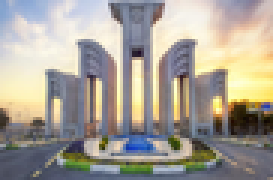
%> input picture imresize x2 & steganography/Q5/Image_1.tif, 91 x 60 px, shrunk from 418 x 274 before the run (shown 3 times larger)
$ octave Q2_b.m   (GNU Octave 9; MATLAB toolbox functions it lacks are replaced by stand-ins)
%> lines starting %> are read from the running program, lines starting %| are printed output that depends on the picture; in (x1, y1, x2, y2) boxes, pixels count from 0 and x2, y2 are one past the last pixel; in counts of white or black regions, pixels touching at a corner belong together; the program's own positions count from 1
### imresize x2 & steganography/best_RGB_PSNR.m
function new_BW_pic = best_RGB_PSNR(I)
new_BW_pic=zeros(size(I,1),size(I,2));

%maingin har kanal
R=I(:,:,1);
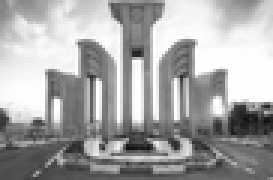
%> R: size 60x91 double (shown 3 times larger); min 0.0627, max 1, mean 0.648
G=I(:,:,2);
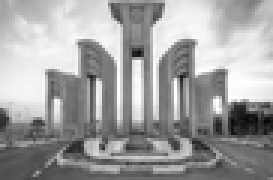
%> G: size 60x91 double (shown 3 times larger); min 0.0275, max 1, mean 0.626
B=I(:,:,3);
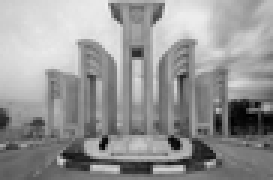
%> B: size 60x91 double (shown 3 times larger); min 0, max 0.933, mean 0.586

J=R/3 + G/3 +B/3;
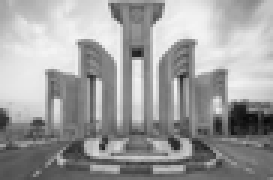
%> J: size 60x91 double (shown 3 times larger); min 0.034, max 0.959, mean 0.62

new_BW_pic=best_BW_PSNR(rgb2gray(I));

gray=rgb2gray(I);


% [6 lines of commented-out code are left out]
end

### imresize x2 & steganography/best_BW_PSNR.m
function new_BW_pic = best_BW_PSNR(I)
new_BW_pic=zeros(size(I,1),size(I,2));
for i=1:size(I,1)
    for j=1:size(I,2)
        if I(i,j)>=0.5
            new_BW_pic(i,j)=1;

         else
        new_BW_pic(i,j)=0;
        end
    end
end
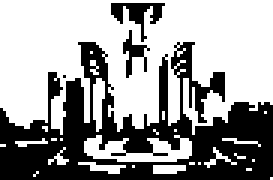
%> new_BW_pic: size 60x91 double (shown 3 times larger); values 0 (black) and 1 (white), 61.3% white; 4 black regions (1 under 20 px), largest, box (x1, y1, x2, y2) and area: (0, 14, 91, 60) 1968, (37, 1, 55, 14) 92, (41, 10, 50, 26) 52

end

### imresize x2 & steganography/MY_RGB_MSE.m
function MSE = MY_RGB_MSE(I, J)
    MSE = mean(mean((I - J).^2, 1), 2);
%> MSE = [0.0993 0.106 0.137]
end

### imresize x2 & steganography/MY_RGB_PSNR.m
function PSNR = MY_RGB_PSNR(I, J)
    max_possible_lighting = 1;
    PSNR = 10 * log10((double(max_possible_lighting) ^ 2) / mean(MY_RGB_MSE(I,J),3));
%> PSNR = 9.44
end

### imresize x2 & steganography/Q2_b.m
% Amirreza Hosseini
%      9820363

%clear workspace and console
clc;clear;clear All;

%main program

I=im2double(imread("Q5\Image_1.tif"));


J=best_RGB_PSNR(I);
psnr=MY_RGB_PSNR(I,J);
%> psnr = 9.44

figure;
subplot(1,2,1);imshow(I,[]);
subplot(1,2,2);imshow(J,[]);

title(['PSNR=' num2str(psnr)]);
